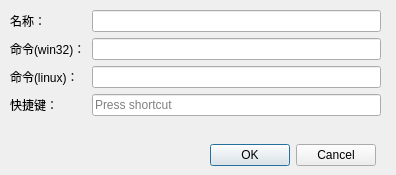
<?xml version="1.0" encoding="UTF-8"?>
<ui version="4.0">
 <class>toolsWin</class>
 <widget class="QDialog" name="toolsWin">
  <property name="windowModality">
   <enum>Qt::ApplicationModal</enum>
  </property>
  <property name="geometry">
   <rect>
    <x>0</x>
    <y>0</y>
    <width>396</width>
    <height>175</height>
   </rect>
  </property>
  <property name="sizePolicy">
   <sizepolicy hsizetype="Fixed" vsizetype="Fixed">
    <horstretch>0</horstretch>
    <verstretch>0</verstretch>
   </sizepolicy>
  </property>
  <property name="contextMenuPolicy">
   <enum>Qt::NoContextMenu</enum>
  </property>
  <property name="windowTitle">
   <string>添加工具...</string>
  </property>
  <property name="modal">
   <bool>true</bool>
  </property>
  <widget class="QWidget" name="formLayoutWidget">
   <property name="geometry">
    <rect>
     <x>10</x>
     <y>10</y>
     <width>371</width>
     <height>121</height>
    </rect>
   </property>
   <layout class="QFormLayout" name="formLayout">
    <item row="0" column="0">
     <widget class="QLabel" name="label">
      <property name="styleSheet">
       <string notr="true">font: 11pt &quot;文泉驿微米黑&quot;;</string>
      </property>
      <property name="text">
       <string>名称：</string>
      </property>
     </widget>
    </item>
    <item row="1" column="0">
     <widget class="QLabel" name="label_2">
      <property name="styleSheet">
       <string notr="true">font: 11pt &quot;文泉驿微米黑&quot;;</string>
      </property>
      <property name="text">
       <string>命令(win32)：</string>
      </property>
     </widget>
    </item>
    <item row="2" column="0">
     <widget class="QLabel" name="label_3">
      <property name="styleSheet">
       <string notr="true">font: 11pt &quot;文泉驿微米黑&quot;;</string>
      </property>
      <property name="text">
       <string>命令(linux)：</string>
      </property>
     </widget>
    </item>
    <item row="3" column="0">
     <widget class="QLabel" name="label_4">
      <property name="styleSheet">
       <string notr="true">font: 11pt &quot;文泉驿微米黑&quot;;</string>
      </property>
      <property name="text">
       <string>快捷键：</string>
      </property>
     </widget>
    </item>
    <item row="3" column="1">
     <widget class="QKeySequenceEdit" name="keySequenceEdit">
      <property name="styleSheet">
       <string notr="true">font: 11pt &quot;文泉驿微米黑&quot;;</string>
      </property>
     </widget>
    </item>
    <item row="0" column="1">
     <widget class="QLineEdit" name="T_name">
      <property name="styleSheet">
       <string notr="true">font: 11pt &quot;文泉驿微米黑&quot;;</string>
      </property>
     </widget>
    </item>
    <item row="1" column="1">
     <widget class="QLineEdit" name="T_win32">
      <property name="styleSheet">
       <string notr="true">font: 11pt &quot;文泉驿微米黑&quot;;</string>
      </property>
     </widget>
    </item>
    <item row="2" column="1">
     <widget class="QLineEdit" name="T_linux">
      <property name="styleSheet">
       <string notr="true">font: 11pt &quot;文泉驿微米黑&quot;;</string>
      </property>
     </widget>
    </item>
   </layout>
  </widget>
  <widget class="QDialogButtonBox" name="buttonBox">
   <property name="geometry">
    <rect>
     <x>210</x>
     <y>140</y>
     <width>166</width>
     <height>31</height>
    </rect>
   </property>
   <property name="orientation">
    <enum>Qt::Horizontal</enum>
   </property>
   <property name="standardButtons">
    <set>QDialogButtonBox::Cancel|QDialogButtonBox::Ok</set>
   </property>
  </widget>
 </widget>
 <tabstops>
  <tabstop>T_name</tabstop>
  <tabstop>T_win32</tabstop>
  <tabstop>T_linux</tabstop>
  <tabstop>keySequenceEdit</tabstop>
 </tabstops>
 <resources/>
 <connections>
  <connection>
   <sender>buttonBox</sender>
   <signal>rejected()</signal>
   <receiver>toolsWin</receiver>
   <slot>close()</slot>
   <hints>
    <hint type="sourcelabel">
     <x>309</x>
     <y>196</y>
    </hint>
    <hint type="destinationlabel">
     <x>139</x>
     <y>191</y>
    </hint>
   </hints>
  </connection>
 </connections>
</ui>
